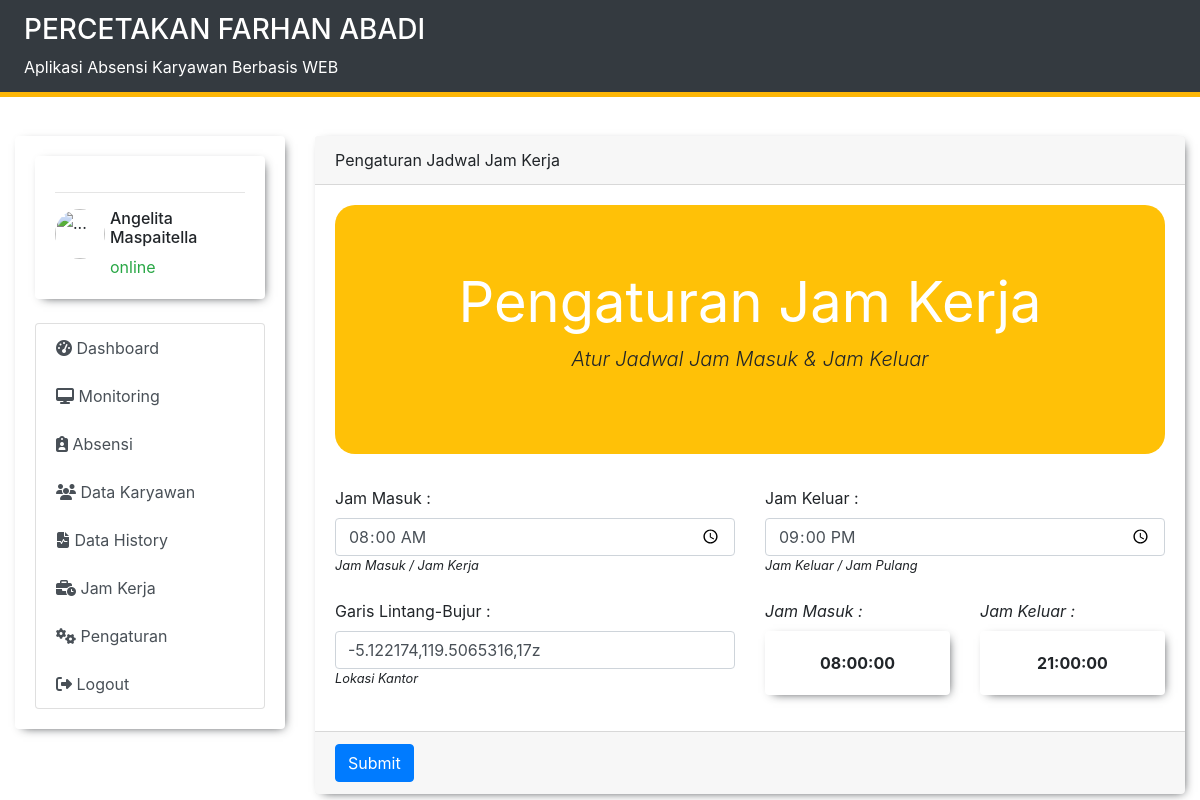
The app's page /jam_kerja.php (signed in) with its own data.
### tables this page shows
CREATE TABLE `tbl_jadwal` (
  `id_jam` int(10) NOT NULL,
  `jam_masuk` time NOT NULL,
  `jam_keluar` time NOT NULL,
  `lokasi` varchar(50) NOT NULL,
  PRIMARY KEY (`id_jam`)
);

### jam_kerja.php (the view, shortened to what this page needs)
<?php
    require 'template/header.php';
    require 'template/navbar.php';
?>
<?php
    include 'db/koneksi.php';
    $query_jadwal = mysqli_query($koneksi,"SELECT * FROM tbl_jadwal");
    $row = mysqli_fetch_assoc($query_jadwal);
?>
<div class="col-md-9 mt-4">
    <div class="card">
        <div class="card-header">
            Pengaturan Jadwal Jam Kerja
        </div>
        <div class="card-body">
        <div class="jumbotron jumbotron-fluid bg-warning text-center">
            <div class="container">
                <h4 class="display-4 text-white"><b>Pengaturan Jam Kerja</b></h4>
                <p class="lead"><i>Atur Jadwal Jam Masuk & Jam Keluar </i></p>
            </div>
            </div>
           <form action="proses/proses_jadwal.php" method="post">
             <div class="row">
                <div class="col-md-6">
                    <label for="">Jam Masuk :</label>
                    <input type="time" name="jam_masuk" class="form-control" value="<?= $row['jam_masuk'];?>" >
                    <small> <i>Jam Masuk / Jam Kerja</i> </small>
                </div>
                    <div class="col-md-6">
                    <label for="">Jam Keluar :</label>
                    <input type="time" name="jam_keluar" class="form-control"  value="<?= $row['jam_keluar'];?>" >
                    <small> <i>Jam Keluar / Jam Pulang</i> </small>
                    </div>
                </div>
                <br>
                <div class="row">
                    <div class="col-md-6">
                        <label for="">Garis Lintang-Bujur :</label>
                        <input type="text" name="lokasi" class="form-control"  value="<?= $row['lokasi'];?>" required>
                        <small><i>Lokasi Kantor </i></small>
                </div>
                    <div class="col-md-6">
                    <div class="row">
                        <div class="col-md-6">
                            <label for=""><i>Jam Masuk :</i></label>
                            <div class="card">
                                <div class="card-body">
                                    <center>
                                    <b><?= $row['jam_masuk'];?></b>
                                    </center>
                                </div>
                            </div>
                        </div>
                        <div class="col-md-6">
                            <label for=""><i>Jam Keluar :</i></label>
                        <div class="card">
                                <div class="card-body">
                                  <center>
                                  <b><?= $row['jam_keluar'];?></b>
                                  </center>
                                </div>
                            </div>
                        </div>
                    </div>
                </div>
                </div>
        </div>
        <div class="card-footer">
        <button type="submit" name="jadwal_kerja" class="btn btn-primary">Submit</button>
        </div>
    </div>
</div>
<?php
    require 'template/footer.php';
?>

### template/navbar.php (style rules this page uses)
.card { border : 0; box-shadow: 3px 3px 10px -5px; }

### jam_kerja.php (style rules this page uses)
.jumbotron { border-radius: 20px; }

### records on screen
tbl_jadwal: jam_masuk "08:00:00", jam_keluar "21:00:00", lokasi "-5.122174,119.5065316,17z"

### other values on screen
$_SESSION['nama_admin'] "Angelita Maspaitella"
$_SESSION['status'] "online"
